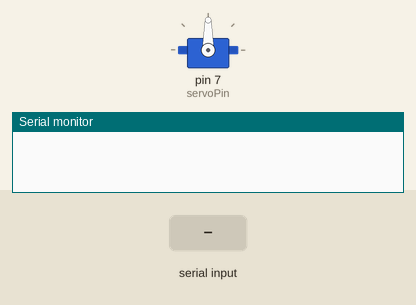
The sketch below on a simulated Arduino Uno, built with avr-gcc and run on an emulated ATmega328P. Parts: servo, the last lines printed to the serial monitor. The test bench sets the inputs (shaded band).

Above: at 1.2 s.
1.3 s: "30,150\n" received over Serial
At 3.1 s:
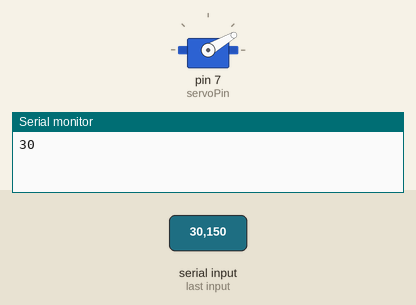
3.8 s: "5\n" received over Serial
At 5.1 s:
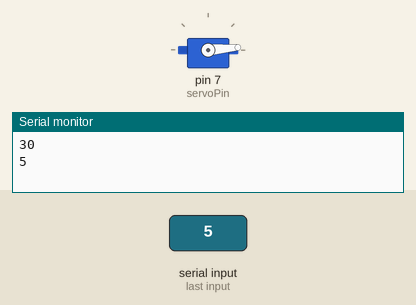
6.3 s: "200\n" received over Serial
At 8.0 s:
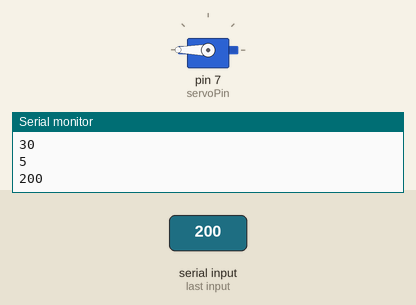
8.8 s: "90,45\n" received over Serial
At 11.2 s:
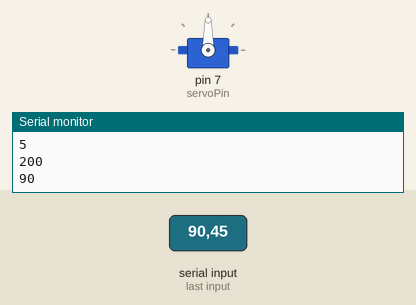
Timing chart, 0 to 12.3 s (numbered marks = the images above; inputs shaded):
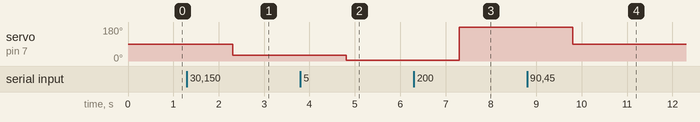

Measured:
- after the input at 1.3 s, servo on pin 7 (servoPin): 90° → 30° after 1.0 s
- after the input at 3.8 s, servo on pin 7 (servoPin): 30° → 5° after 1.0 s
- after the input at 6.3 s, servo on pin 7 (servoPin): 5° → 180° after 1.0 s
- after the input at 8.8 s, servo on pin 7 (servoPin): 180° → 90° after 1.0 s

The sketch:

Servo.ino
```cpp
#include <Servo.h>
#include <SPI.h>

int servoPin = 7;
Servo servo;
int servoAngle = 90;   // servo position in degrees
int newAngle = 90 ;

void setup()
{
  Serial.begin(9600);
  servo.attach(servoPin);
}


void loop()
{
//control the servo's direction and the position of the motor
  if (Serial.available() > 0)
  {
      newAngle =  Serial.readString().toInt();
      Serial.println(String(newAngle));
      servo.write(newAngle);
      servoAngle=newAngle;
  }
  delay(10);
}
```
